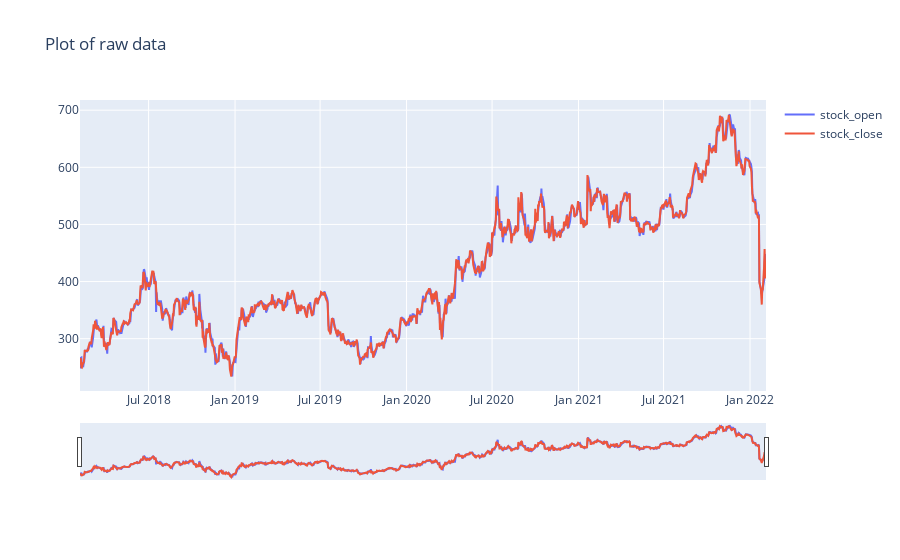

Write notebook code for a chart like this one.
### Code cell
fig = go.Figure()
fig.add_trace(go.Scatter(x=data['Date'], y=data['Open'], name='stock_open'))
fig.add_trace(go.Scatter(x=data['Date'], y=data['Close'], name='stock_close'))
fig.layout.update(title_text = 'Plot of raw data', xaxis_rangeslider_visible = True)
fig.show()

### Figure 1 — Plotly figure (JSON) as saved in the notebook; plotly's stock layout.template omitted (floating-point values rounded to 4 significant figures; data arrays with more than 128 entries replaced by an {"elided": "..."} marker saying what was removed)
{"data": [{"name": "stock_open", "type": "scatter", "x": {"elided": "1009 str values"}, "y": {"elided": "1009 float values"}}, {"name": "stock_close", "type": "scatter", "x": {"elided": "1009 str values"}, "y": {"elided": "1009 float values"}}], "layout": {"title": {"text": "Plot of raw data"}, "xaxis": {"rangeslider": {"visible": true}}}}
